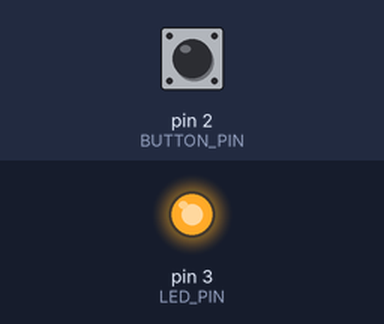
Bench run of a sketch on a simulated Arduino Uno, built with avr-gcc and run on an emulated ATmega328P. Parts: output pins drawn as LEDs (lit = HIGH). Inputs (shaded band) come from the test bench; at power-on: pin 2 (BUTTON_PIN) LOW.

Above: at 1.2 s.
1.3 s: pin 2 (BUTTON_PIN) pulled HIGH for 0.15 s
At 2.7 s:
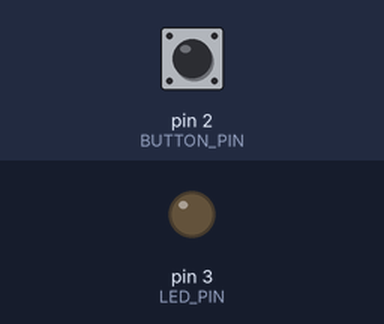
Timing chart, 0 to 10.4 s (numbered marks = the images above; inputs shaded):
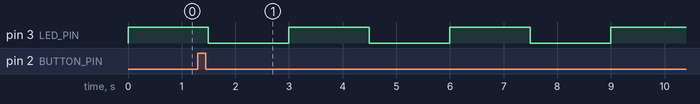

Measured:
- after the input at 1.3 s, pin 3 (LED_PIN): alternates HIGH for 1.5 s and LOW for 1.5 s, starting after 0.20 s

The sketch:

hw3-2.ino
```cpp
// 腳位設定
const int BUTTON_PIN = 2;  // 按鈕接在 D2
const int LED_PIN = 3;     // LED 接在 D3 (記得串聯 220Ω 電阻保護 LED)

// 狀態控制變數
int state = 0;             // 0: 恆亮, 1: 慢閃, 2: 中閃, 3: 快閃
bool lastButtonState = LOW; // 記錄上一次按鈕狀態
unsigned long lastBlinkTime = 0;
bool ledState = HIGH;

// 按鈕去彈跳（防手震）變數
unsigned long lastDebounceTime = 0;
const unsigned long DEBOUNCE_DELAY = 50;

void setup() {
  pinMode(BUTTON_PIN, INPUT);
  pinMode(LED_PIN, OUTPUT);
  digitalWrite(LED_PIN, HIGH); // 初始狀態：恆亮
}

void loop() {
  // 讀取按鈕狀態並做去彈跳處理
  int reading = digitalRead(BUTTON_PIN);

  if (reading != lastButtonState) {
    lastDebounceTime = millis();
  }

  if ((millis() - lastDebounceTime) > DEBOUNCE_DELAY) {
    static bool buttonState = LOW;
    if (reading != buttonState) {
      buttonState = reading;

      // 當按鈕按下（上升沿 HIGH）時切換狀態
      if (buttonState == HIGH) {
        state = (state + 1) % 4; // 0 -> 1 -> 2 -> 3 -> 0 (第4下回到恆亮)
      }
    }
  }
  lastButtonState = reading;

  // 根據目前狀態控制 LED 閃爍頻率
  switch (state) {
    case 0: // 狀態 0：恆亮
      digitalWrite(LED_PIN, HIGH);
      break;

    case 1: // 狀態 1：超慢閃爍 (亮1.5秒 / 暗1.5秒)
      blinkLED(1500);
      break;

    case 2: // 狀態 2：中速閃爍 (亮0.5秒 / 暗0.5秒)
      blinkLED(500);
      break;

    case 3: // 狀態 3：極速爆閃 (亮0.08秒 / 暗0.08秒)
      blinkLED(80);
      break;
  }
}

// 非阻塞式閃爍函式
void blinkLED(int interval) {
  if (millis() - lastBlinkTime >= interval) {
    lastBlinkTime = millis();
    ledState = !ledState;
    digitalWrite(LED_PIN, ledState);
  }
}
```
